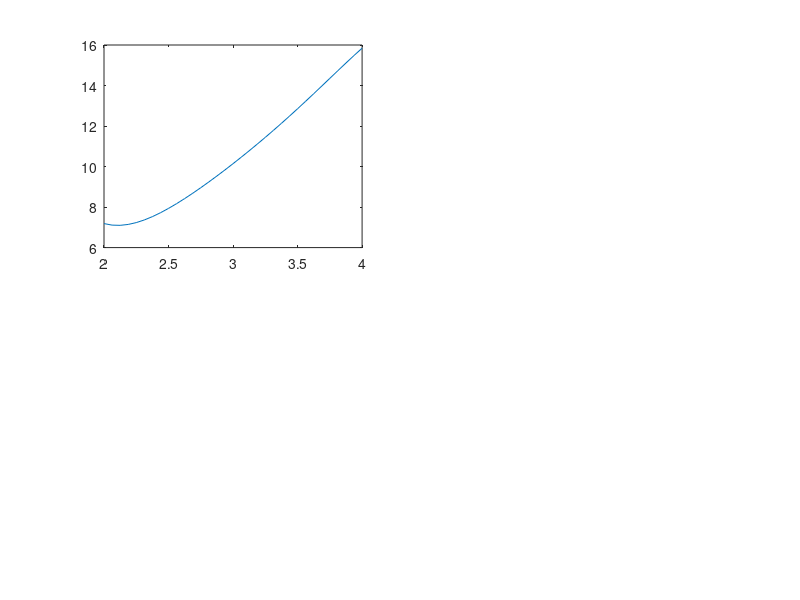

This chart was generated by the following MATLAB code: (Note: this script raises an error after producing the figure.)
x = [2.0000000000; 2.0625000000; 2.1250000000; 2.1875000000; 2.2500000000; 2.3125000000; 2.3750000000; 2.4375000000; 2.5000000000; 2.5625000000; 2.6250000000; 2.6875000000; 2.7500000000; 2.8125000000; 2.8750000000; 2.9375000000; 3.0000000000; 3.0625000000; 3.1250000000; 3.1875000000; 3.2500000000; 3.3125000000; 3.3750000000; 3.4375000000; 3.5000000000; 3.5625000000; 3.6250000000; 3.6875000000; 3.7500000000; 3.8125000000; 3.8750000000; 3.9375000000; 4.0000000000];

y = poly(x);

y3 = [7.1850398633; 7.1096858388; 7.0986919306; 7.1427827904; 7.2337297958; 7.3642890342; 7.5281392850; 7.7198200037; 7.9346693045; 8.1687619441; 8.4188473041; 8.6822873751; 8.9569947392; 9.2413705536; 9.5342425338; 9.8348029365; 10.1425465431; 10.4572086429; 10.7787030162; 11.1070599175; 11.4423640587; 11.7846925927; 12.1340530958; 12.4903215516; 12.8531803341; 13.2220561907; 13.5960582253; 13.9739158822; 14.3539169283; 14.7338454372; 15.1109197719; 15.4817305681; 15.8421787177];
y5 = [7.1850398633; 7.1196176606; 7.1286116996; 7.1928539693; 7.2990123346; 7.4379021822; 7.6032196454; 7.7906132638; 7.9970222972; 8.2202204672; 8.4585136466; 8.7105489575; 8.9752008708; 9.2515072279; 9.5386346208; 9.8358582829; 10.1425465431; 10.4581439962; 10.7821508327; 11.1140982520; 11.4535215636; 11.7999334453; 12.1527998934; 12.5115206522; 12.8754143598; 13.2437062862; 13.6155133747; 13.9898173252; 14.3654116730; 14.7408032358; 15.1140419010; 15.4824455262; 15.8421787177];
y9 = [7.1850398633; 7.1210348801; 7.1313777335; 7.1957031106; 7.3011276162; 7.4390987818; 7.6037037631; 7.7907150083; 7.9970222972; 8.2202786319; 8.4586712348; 8.7107689780; 8.9754178945; 9.2516676289; 9.5387182386; 9.8358806705; 10.1425465431; 10.4581642399; 10.7822191709; 11.1142166236; 11.4536659745; 11.8000651952; 12.1528845943; 12.5115486222; 12.8754143598; 13.2437449462; 13.6156755139; 13.9901679818; 14.3659491489; 14.7414238503; 15.1145509252; 15.4826616374; 15.8421787177];

nodeX3 = [2.0; 3.0; 4.0];
nodeX5 = [2.0; 2.5; 3.0; 3.5; 4.0];
nodeX9 = [2.0; 2.25; 2.5; 2.75; 3.0; 3.25; 3.5; 3.75; 4.0];

nodeY3 = [7.1850398633; 10.1425465431; 15.8421787177];
nodeY5 = [7.1850398633; 7.9970222972; 10.1425465431; 12.8754143598; 15.8421787177];
nodeY9 = [7.1850398633; 7.3011276162; 7.9970222972; 8.9754178945; 10.1425465431; 11.4536659745; 12.8754143598; 14.3659491489; 15.8421787177];

error3 = [0.0000000001; 0.0113602924; 0.0326924934; 0.0529214715; 0.0673978204; 0.0748099413; 0.0755646622; 0.0708950523; 0.0623529927; 0.0515167038; 0.0398239514; 0.0284816100; 0.0184231553; 0.0102970793; 0.0044757116; 0.0010777370; 0.0000000001; 0.0009555997; 0.0035161603; 0.0071567092; 0.0113019157; 0.0153726071; 0.0188315105; 0.0212270790; 0.0222340257; 0.0216887758; 0.0196173587; 0.0162521654; 0.0120322206; 0.0075787178; 0.0036326935; 0.0009332937; 0.0000000001];
error5 = [0.0000000001; 0.0014284706; 0.0027727244; 0.0028502925; 0.0021152817; 0.0011967933; 0.0004843018; 0.0001017921; 0.0000000001; 0.0000581807; 0.0001576089; 0.0002200276; 0.0002170237; 0.0001604051; 0.0000836246; 0.0000223905; 0.0000000001; 0.0000202464; 0.0000683438; 0.0001183747; 0.0001444109; 0.0001317544; 0.0000847129; 0.0000279784; 0.0000000001; 0.0000386803; 0.0001622093; 0.0003507224; 0.0005374759; 0.0006209191; 0.0005105644; 0.0002183356; 0.0000000001];
error9 = [0.0000000001; 0.0000112512; 0.0000066905; 0.0000011512; 0.0000000001; 0.0000001936; 0.0000001840; 0.0000000476; 0.0000000001; 0.0000000160; 0.0000000207; 0.0000000071; 0.0000000001; 0.0000000041; 0.0000000068; 0.0000000030; 0.0000000001; 0.0000000027; 0.0000000056; 0.0000000031; 0.0000000001; 0.0000000045; 0.0000000119; 0.0000000084; 0.0000000001; 0.0000000202; 0.0000000702; 0.0000000658; 0.0000000001; 0.0000003047; 0.0000015402; 0.0000022244; 0.0000000001];

figure;

subplot(2,2,1);
plot(x, y3);
hold on;
plot(x, y);
plot(nodeX3, nodeY3, 'g*', 'MarkerSize', 7);
grid on;
xlabel('X-Value');
ylabel('Y-Value');
title('F(X)');
legend('F(X) - 3 nodes');

subplot(2,2,2);
plot(x, y5);
hold on;
plot(x, y);
plot(nodeX5, nodeY5, 'g*', 'MarkerSize', 7);
grid on;
xlabel('X-Value');
ylabel('Y-Value');
title('F(X)');
legend('F(X) - 5 nodes');

subplot(2,2,3);
plot(x, y9);
hold on;
plot(x, y);
plot(nodeX9, nodeY9, 'g*', 'MarkerSize', 7);
grid on;
xlabel('X-Value');
ylabel('Y-Value');
title('F(X)');
legend('F(X) - 9 nodes');

subplot(2,2,4);
semilogy(x, error3, 'LineWidth', 1.5);
hold on;
semilogy(x, error5, 'LineWidth', 1.5);
semilogy(x, error9, 'LineWidth', 1.5);
theorError = [0.0000000001; 0.0378417969; 0.0683593750; 0.0920410156; 0.1093750000; 0.1208496094; 0.1269531250; 0.1281738281; 0.1250000000; 0.1179199219; 0.1074218750; 0.0939941406; 0.0781250000; 0.0603027344; 0.0410156250; 0.0207519531; 0.0000000001; 0.0207519531; 0.0410156250; 0.0603027344; 0.0781250000; 0.0939941406; 0.1074218750; 0.1179199219; 0.1250000000; 0.1281738281; 0.1269531250; 0.1208496094; 0.1093750000; 0.0920410156; 0.0683593750; 0.0378417969; 0.0000000001];
semilogy(x, theorError, 'LineWidth', 1.5);
grid on;
xlabel('X-Value');
ylabel('ERror-Value');
title('H(X)- F(X)');
legend('3 nodes','5 nodes', '9 nodes');

% figure;
% 
% MaxErrorX3 = [2.0; 3.0; 3.0; 4.0];
% MaxErrorY3 = [0.0755646622; 0.0755646622; 0.0222340257; 0.0222340257];
% semilogy(MaxErrorX3, MaxErrorY3);
% hold on;
% grid on;
% 
% MaxErrorX5 = [2.0; 2.5; 2.5; 3.0; 3.0; 3.5; 3.5; 4.0];
% MaxErrorY5 = [0.0028502925; 0.0028502925; 0.0002200276; 0.0002200276; 0.0001444109; 0.0001444109; 0.0006209191; 0.0006209191];
% semilogy(MaxErrorX5, MaxErrorY5);
% 
% MaxErrorX9 = [2.0; 2.25; 2.25; 2.5; 2.5; 2.75; 2.75; 3.0; 3.0; 3.25; 3.25; 3.5; 3.5; 3.75; 3.75; 4.0];
% MaxErrorY9 = [0.0000112512; 0.0000112512; 0.0000001936; 0.0000001936; 0.0000000207; 0.0000000207; 0.0000000068; 0.0000000068; 0.0000000056; 0.0000000056; 0.0000000119; 0.0000000119; 0.0000000702; 0.0000000702; 0.0000022244; 0.0000022244];
% semilogy(MaxErrorX9, MaxErrorY9);
% 
% xlabel('X-Value');
% ylabel('Error-Value');
% title('MaxError');
% legend('3 nodes','5 nodes', '9 nodes');

figure;
maxX = [1; 2; 3; 4; 5; 6; 7; 8; 9; 10; 11; 12; 13; 14; 15; 16; 17; 18; 19; 20; 21; 22; 23; 24; 25; 26; 27; 28; 29; 30; 31; 32; 33; 34; 35; 36; 37; 38; 39; 40; 41; 42; 43; 44; 45; 46; 47; 48; 49];
maxY = [0.5658738813; 0.0755646622; 0.0136252685; 0.0028502925; 0.0006867652; 0.0001571636; 0.0000398432; 0.0000112512; 0.0000030954; 0.0000008323; 0.0000002192; 0.0000000566; 0.0000000144; 0.0000000035; 0.0000000009; 0.0000000008; 0.0000000020; 0.0000000042; 0.0000000171; 0.0000000622; 0.0000002665; 0.0000008707; 0.0000012541; 0.0000027183; 0.0000140324; 0.0000021355; 0.0000417923; 0.0001209513; 0.0001197140; 0.0000469307; 0.0001724049; 0.0002324049; 0.0004757479; 0.0172540126; 0.0195033082; 0.4263286704; 0.9363628422; 5.1361023923; 39.7606220322; 83.4571138924; 1146.2420604496; 1303.8959481195; 7104.8253222596; 31949.7223872740; 76425.4731539836; 82135.2834850362; 249401.5417678278; 1047329.3386471982; 3385933.9214842157];
semilogy(maxX, maxY, 'LineWidth', 2);
hold on;
grid on;

xlabel('Node-Value');
ylabel('Error-Value');
title('MaxError');
